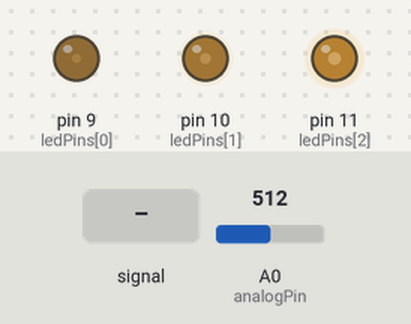
Bench run of a sketch on a simulated Arduino Uno, built with avr-gcc and run on an emulated ATmega328P. Shown: output pins drawn as LEDs (lit = HIGH). The test bench sets the inputs (shaded band); at power-on: A0 (analogPin) = 512. Random numbers use the default seed unless the sketch sets one.

Above: at 1.2 s.
1.3 s: A0 (analogPin) fed a 200 Hz sine of ±255 counts around its level
At 4.05 s:
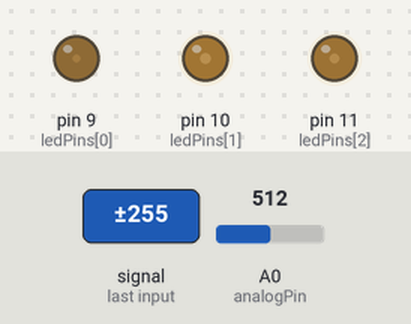
4.3 s: A0 (analogPin) set to 900
7.3 s: A0 (analogPin) set to 26
10.3 s: A0 (analogPin) set to 22
At 10.8 s:
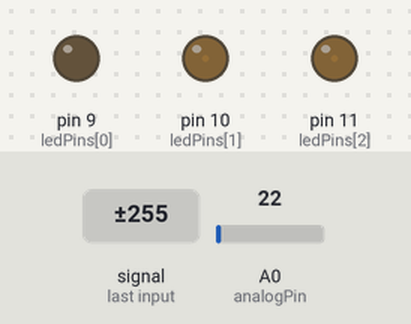
11.8 s: A0 (analogPin) set to 716
At 12.25 s:
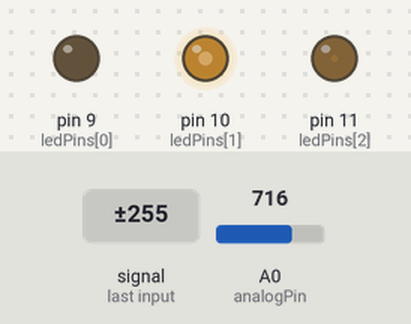
14.8 s: A0 (analogPin) fed a 1000 Hz sine of ±255 counts around its level
Timing chart, 0 to 16.9 s (numbered marks = the images above; inputs shaded):
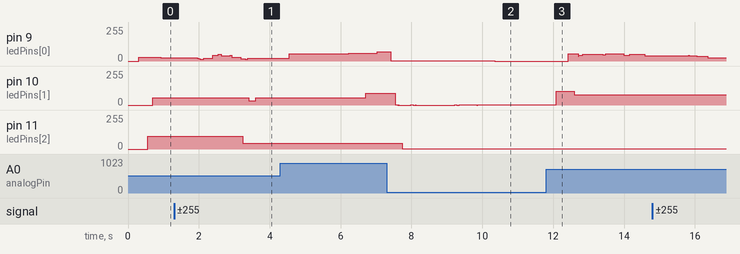

The sketch:

Ap2extra.ino
```cpp
const int ledPins[] = {9, 10, 11};
const int analogPin = A0;
const int numLEDs = 3;

unsigned long previousMillis = 0;
const long interval = 5;

int brightness[numLEDs];
int targetBrightness[numLEDs];
int step = 3;

void setup() {
  for (int i = 0; i < numLEDs; i++) {
    pinMode(ledPins[i], OUTPUT);
    brightness[i] = 0;
    targetBrightness[i] = 0;
  }
  pinMode(analogPin, INPUT);
}

void loop() {
  unsigned long currentMillis = millis();

  // Read the analog pin to determine flame height
  int flameHeight = analogRead(analogPin) / 4;  // Convert 0-1023 range to 0-255

  if (currentMillis - previousMillis >= interval) {
    previousMillis = currentMillis;

    for (int i = 0; i < numLEDs; i++) {
      // Decide the brightness range based on flameHeight and LED position
      int maxBrightness = (flameHeight / numLEDs) * (i + 1);

      // Update target brightness for each LED
      if (abs(targetBrightness[i] - brightness[i]) <= step) {
        targetBrightness[i] = random(maxBrightness / 2, maxBrightness);
      }

      // Adjust the brightness of each LED towards the target
      if (brightness[i] < targetBrightness[i]) {
        brightness[i] += step;
        if (brightness[i] > 255) brightness[i] = 255;
      } else if (brightness[i] > targetBrightness[i]) {
        brightness[i] -= step;
        if (brightness[i] < 0) brightness[i] = 0;
      }

      // Write to the LED
      analogWrite(ledPins[i], brightness[i]);
    }
  }
}
```

Measured:
- the behaviour switches between 24 and 23 on A0 (analogPin) (found by bisection; images 1 and 2)
- after the input at 10.3 s, pin 9 (ledPins[0]): 3/255 → 0/255 at once
- after the input at 11.8 s, pin 10 (ledPins[1]): 3/255 → 105/255 after 0.28 s, → 78/255 0.51 s later
